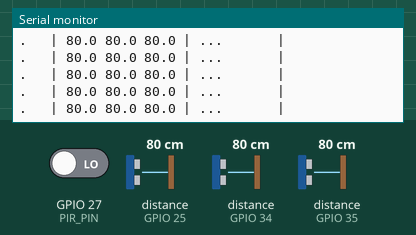
A sketch run on a simulated ESP32. On the bench: the last lines printed to the serial monitor. Wiring (inferred from the names in the program): 3 × ultrasonic range finder: trigger GPIO 14, echo GPIO 35 / trigger GPIO 26, echo GPIO 25 / trigger GPIO 32, echo GPIO 34. Inputs (shaded band) come from the test bench; at power-on: distance to the obstacle (sensors on GPIO 25, GPIO 34, GPIO 35) 80 cm, GPIO 27 (PIR_PIN) LOW. The echo pulse lasts 58.3 µs per cm.

Above: at 1.5 s.
1.6 s: distance to the obstacle (sensor on GPIO 25) set to 2 cm
At 1.94 s:
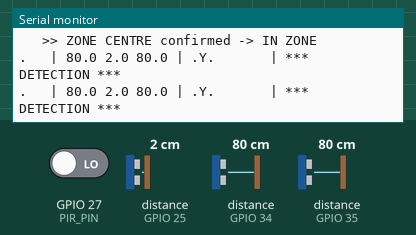
3.3 s: distance to the obstacle (sensor on GPIO 34) set to 2 cm
At 3.63 s:
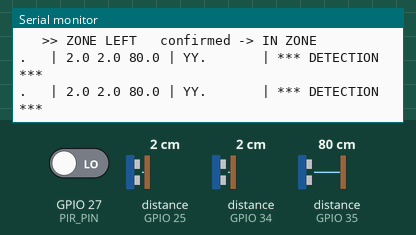
5.0 s: distance to the obstacle (sensor on GPIO 35) set to 2 cm
At 5.13 s:
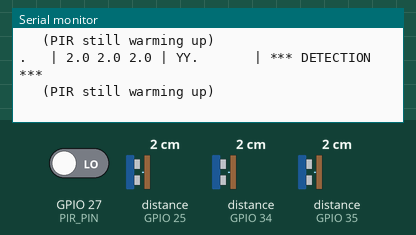
6.7 s: distance to the obstacle (sensor on GPIO 25) set to 35 cm
At 6.73 s:
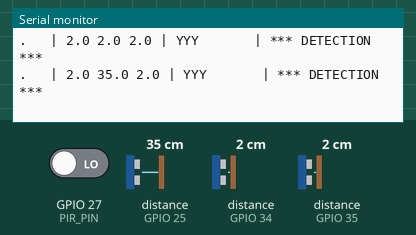
8.4 s: distance to the obstacle (sensor on GPIO 34) set to 35 cm
At 8.43 s:
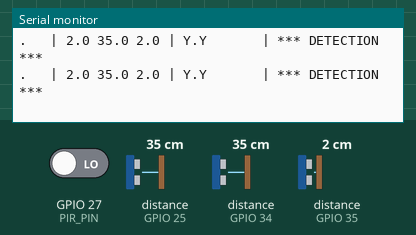
10.1 s: distance to the obstacle (sensor on GPIO 35) set to 35 cm
At 10.33 s:
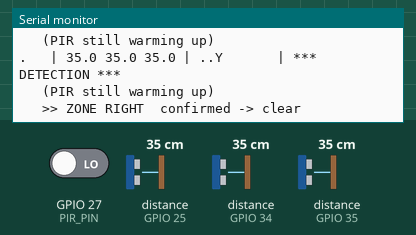
Timing chart, 0 to 12.8 s (numbered marks = the images above; inputs shaded):
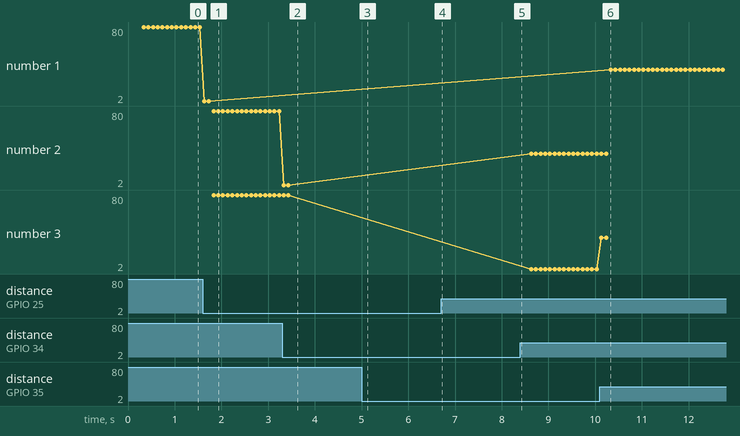

Measured:
- after the input at 1.6 s, the serial monitor: prints a new line at once (image 1)
- after the input at 3.3 s, the serial monitor: prints a new line at once (image 2)
- after the input at 5.0 s, the serial monitor: prints a new line at once (image 3)
- after the input at 6.7 s, the serial monitor: prints a new line at once (image 4)
- after the input at 10.1 s, the serial monitor: prints a new line at once (image 6)
- plotted number 1: 80 → 2 after the input at 1.6 s

The sketch:

Sensors_Test.ino
```cpp
/*
  CANIS - Sensor test (ESP32)   [Phase 4]
  ---------------------------------------
  Standalone. Proves the PIR + THREE ultrasonics give CLEAN, CONFIRMED readings
  before they get wired into the state machine. No WiFi, no dashboard - just
  sensors. Pins match CANIS_Core.ino, so a clean run here means the full brain
  will read the same wiring correctly.

  The point of this phase isn't the wiring, it's the CONFIRMATION LOGIC: a single
  positive blip (a curtain, a fan, a shadow, a stray echo) must NOT count. We
  require N consecutive agreeing reads before flipping "confirmed" - hysteresis
  that kills false triggers. Watch the RAW vs CONFIRMED columns to see it work.

  WIRING (ESP32 dev board) - see hardware/WIRING.md for the table:
    PIR  VCC -> 5V (VIN)   PIR GND -> GND   PIR OUT -> GPIO 27 (3.3V safe)
    All ultrasonic VCC -> 5V (VIN), GND -> GND.
    Each ECHO is 5V: bring it in THROUGH a 1k series resistor to the ESP32 pin.

      sensor   TRIG    ECHO (via 1k)
      LEFT      32       34          (34/35 are input-only ESP32 pins - fine for ECHO)
      CENTRE    26       25
      RIGHT     14       35

  The three are fired SEQUENTIALLY with a short gap so their echoes don't
  cross-talk. The waterproof SR04M-2 has a ~25cm blind zone - mount it on the
  longest-range spot and don't expect valid reads closer than that.

  PIR module: set the jumper to "H" (repeat trigger). Give it ~60s to warm up
  after power-on; early reads are garbage and the code masks them.

  Serial Monitor @ 115200.
*/

// ---------- Pins ----------
const int PIR_PIN = 27;   // PIR OUT (3.3V logic, read directly)

const int   US_TRIG[3] = { 32, 26, 14 };          // LEFT, CENTRE, RIGHT
const int   US_ECHO[3] = { 34, 25, 35 };          // LEFT, CENTRE, RIGHT
const char* US_NAME[3] = { "LEFT", "CENTRE", "RIGHT" };
const int   NUM_US     = 3;

// ---------- Tunables ----------
const int   CONFIRM_N   = 3;      // consecutive agreeing reads to flip confirmed
const int   SAMPLE_MS   = 100;    // 10 Hz sampling -> 3 reads = 300ms to confirm
const float ZONE_CM     = 30.0;   // "in the forbidden zone" if closer than this
const unsigned long WARMUP_MS = 60000;  // ignore PIR for the first 60s
const unsigned long ECHO_TIMEOUT_US = 12000;  // ~2m cap

// ---------- Debounced/confirmed state ----------
struct Confirmed {
  bool state = false;       // the trusted, hysteresis-filtered value
  int  posStreak = 0;       // consecutive raw-true reads
  int  negStreak = 0;       // consecutive raw-false reads

  // feed a raw reading; returns true if the confirmed state just changed
  bool update(bool raw) {
    if (raw) { posStreak++; negStreak = 0; }
    else     { negStreak++; posStreak = 0; }
    bool before = state;
    if (!state && posStreak >= CONFIRM_N) state = true;
    if ( state && negStreak >= CONFIRM_N) state = false;
    return state != before;
  }
};

Confirmed pir;            // confirmed motion
Confirmed usZone[3];      // confirmed "something in the zone" per sensor (L/C/R)

unsigned long bootTime = 0, lastSample = 0;

void setup() {
  Serial.begin(115200);
  delay(300);
  pinMode(PIR_PIN, INPUT);
  for (int i = 0; i < NUM_US; i++) {
    pinMode(US_TRIG[i], OUTPUT);
    pinMode(US_ECHO[i], INPUT);
    digitalWrite(US_TRIG[i], LOW);
  }
  bootTime = millis();
  Serial.println("\nCANIS sensor test (PIR + 3 ultrasonics). PIR warming up (~60s)...");
  Serial.println("cols:  PIRok | L(cm) C(cm) R(cm) | zones(LCR) | DETECTION");
}

void loop() {
  unsigned long now = millis();
  if (now - lastSample < SAMPLE_MS) return;
  lastSample = now;

  bool warm = (now - bootTime) >= WARMUP_MS;

  // ---- PIR ----
  bool pirRaw = digitalRead(PIR_PIN) == HIGH;
  if (!warm) pirRaw = false;            // mask warm-up garbage
  bool pirChanged = pir.update(pirRaw);

  // ---- 3 ultrasonics (sequential, anti-cross-talk gap) ----
  float dist[3];
  bool  anyZone = false;
  for (int i = 0; i < NUM_US; i++) {
    dist[i] = readDistanceCm(US_TRIG[i], US_ECHO[i]);
    bool inZoneRaw = (dist[i] > 0 && dist[i] <= ZONE_CM);
    if (usZone[i].update(inZoneRaw))
      Serial.printf("   >> ZONE %-6s confirmed -> %s\n",
                    US_NAME[i], usZone[i].state ? "IN ZONE" : "clear");
    if (usZone[i].state) anyZone = true;
    delay(5);
  }

  // ---- A "detection" = PIR or ANY ultrasonic confirmed. This is what bumps
  //      arousal in the state machine (replacing the keyboard 't'). ----
  bool detection = pir.state || anyZone;

  // print row
  Serial.print(pir.state ? "Y" : ".");
  Serial.print("   | ");
  for (int i = 0; i < NUM_US; i++) {
    if (dist[i] > 0) Serial.print(dist[i], 1); else Serial.print("---");
    Serial.print(" ");
  }
  Serial.print("| ");
  for (int i = 0; i < NUM_US; i++) Serial.print(usZone[i].state ? "Y" : ".");
  Serial.print("       | ");
  Serial.println(detection ? "*** DETECTION ***" : "");

  if (pirChanged) Serial.printf("   >> PIR confirmed -> %s\n", pir.state ? "MOTION" : "clear");
  if (!warm && (now / 1000) % 5 == 0) Serial.println("   (PIR still warming up)");
}

// Fire a 10us trigger, time the echo, convert to cm. Returns <=0 on no echo.
float readDistanceCm(int trig, int echo) {
  digitalWrite(trig, LOW);  delayMicroseconds(2);
  digitalWrite(trig, HIGH); delayMicroseconds(10);
  digitalWrite(trig, LOW);
  unsigned long dur = pulseIn(echo, HIGH, ECHO_TIMEOUT_US);
  if (dur == 0) return -1.0;
  return dur * 0.0343 / 2.0;    // speed of sound, round-trip
}
```
